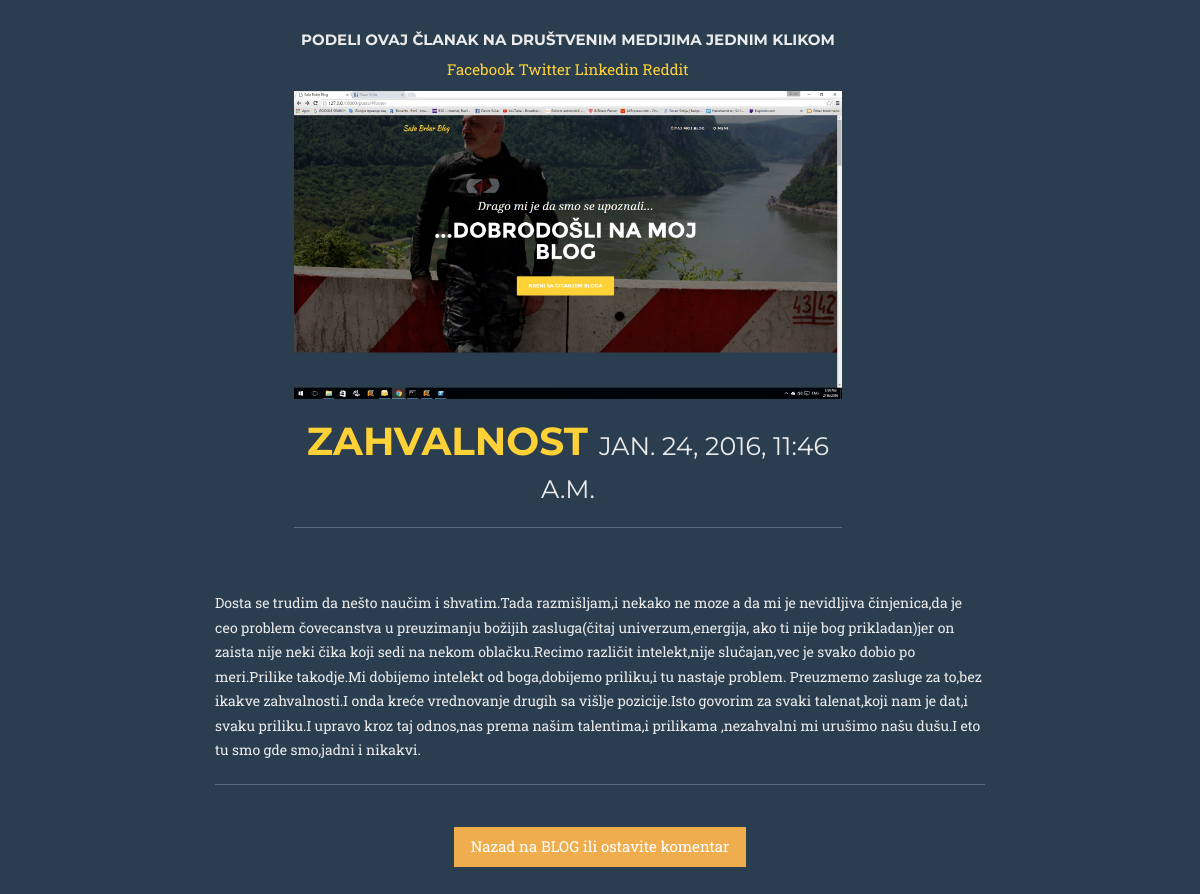
The page /posts/18/ on the database as committed earlier.
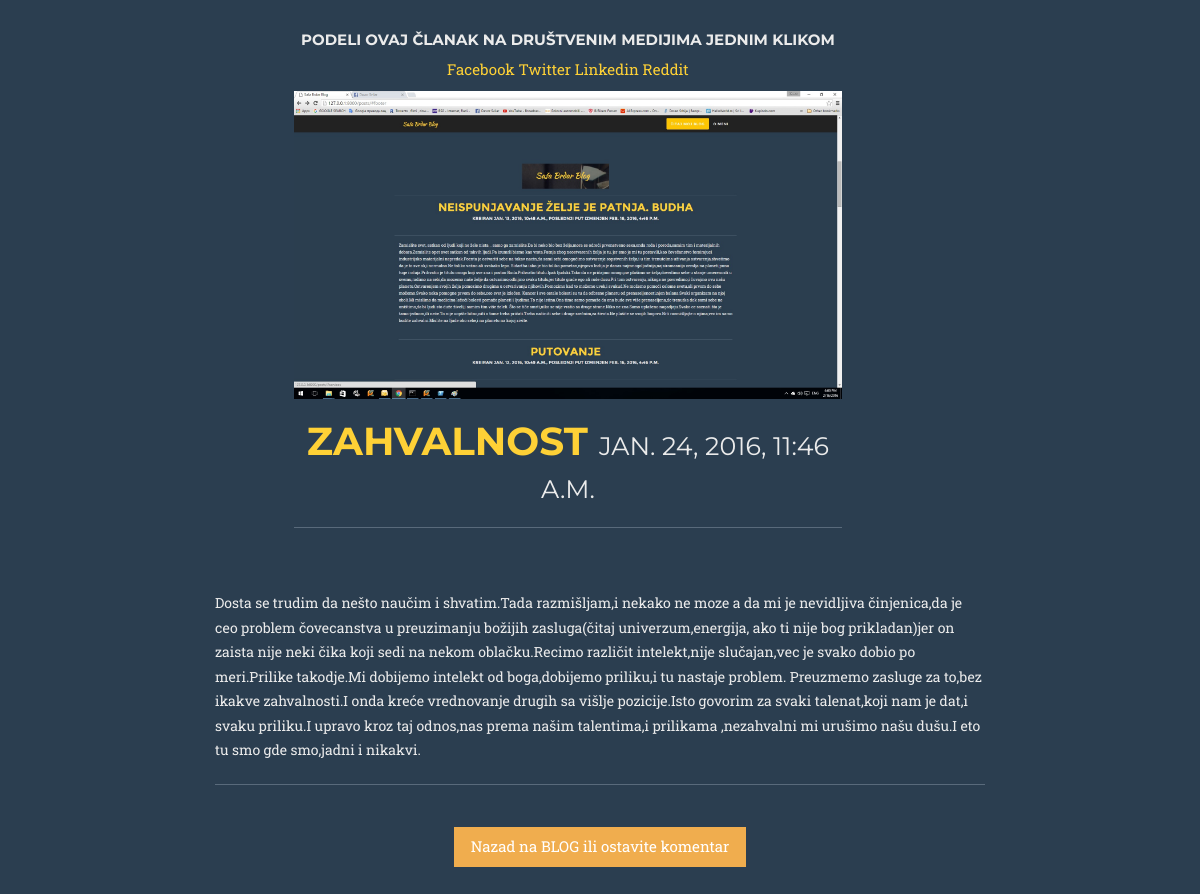
The same page on the database as committed later.
### posts/models.py (models this page shows, shortened)
class Post(models.Model):
    title = models.CharField(max_length=60)
    image = models.FileField(null=True,blank=True)
    content = models.TextField(max_length=None)
    updated = models.DateTimeField(auto_now=True,auto_now_add=False)
    timestamp = models.DateTimeField(auto_now=False,auto_now_add=True)

### posts/views.py (the view)
# urls.py: url(r'^(?P<id>\d+)/$', post_detail, name='detail'),
def post_detail(request,id=None):
    instance = get_object_or_404(Post,id=id)
    context = {
        "title":instance.title,
        "instance":instance
    }
    return render(request, 'post_detail.html', context)

### templates/post_detail.html (shortened to what this page needs)
<!DOCTYPE html>
<body>
</body>
<head>
    <link href="/static/css/bootstrap1.min.css" rel="stylesheet">
    <link href="/static/css/agency.css" rel="stylesheet">
    <link href="font-awesome/css/font-awesome.min.css" rel="stylesheet" type="text/css">
</head>
{% block content %}
<div class='col-sm-8 col-sm-offset-2'>
            <div class="col-lg-9 col-lg-offset-1"><center>
            <h5><strong>Podeli ovaj članak na društvenim medijima jednim klikom</strong></h5>
            <a href="https://www.facebook.com/sharer/sharer.php?u={{ request.build_absolute_uri }}">
            Facebook
            </a>
            <a href="https://twitter.com/home?status={{ share_string }}%20{{ request.build_absolute_uri }}">
            Twitter
            </a>
            <a href="https://www.linkedin.com/shareArticle?mini=true&url={{ request.build_absolute_uri }}&title={{ instance.title }}&summary={{ share_string }}&source={{ request.build_absolute_uri }}">
            Linkedin
            </a>
            <a href="http://www.reddit.com/submit?url={{ request.build_absolute_uri }}&title={{ share_string }}.">Reddit</a>
                {% if instance.image %}
                    <center><img src='{{ instance.image.url }}' class='img-responsive' /></center>
                {% endif %}
                <h1><a>{{ title }} <small>{{ instance.timestamp}}</small></a></h1>
<a><div class="fb-like" data-colorscheme="dark" data-href="{{ request.build_absolute_uri }}" data-layout="button_count" data-action="like" data-show-faces="true" data-share="true"></div>
<hr/>
<br/>
<br/>
</a>
</center></div>
<div class='row'>
<div class='col-sm-12'>
{{ instance.content|linebreaks }}
<hr/>
<br/>
<center><a href="/posts/" class="btn btn-warning" role="button">Nazad na BLOG ili ostavite komentar</a></center>
<br/>
<br/>
</div>
</div>
</div>
{% endblock content %}
</body>
</html>

Rows that differ between the two databases and show on the page:
changed Post "ZAHVALNOST": image: a different picture
